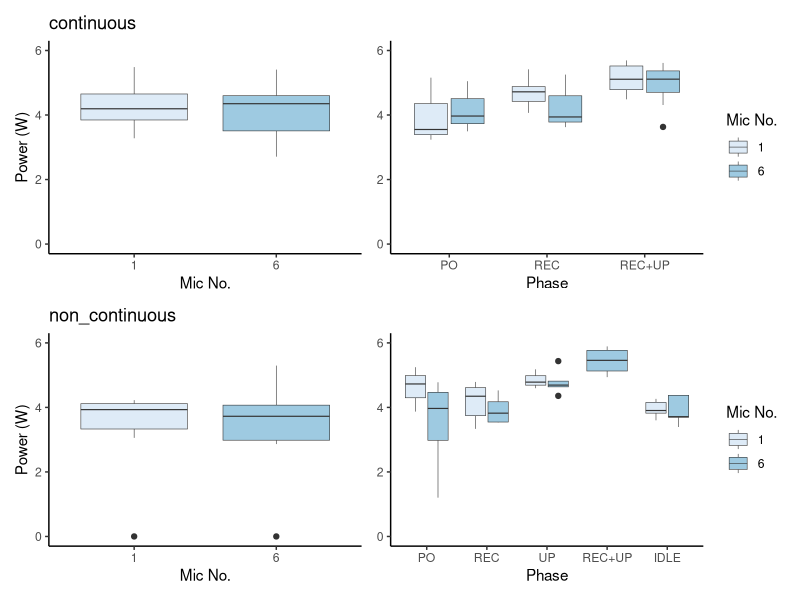

Reproduce this figure in R.
#####################################################################
# Script for Calculating Stats/ Figures on the Power Consumption
# Data. (6 Mic Circular Array vs 1 USB Microphone)
#
# Both set ups were based on a raspberry Pi 4B+ (4GB)
#
# Becky Heath January 2021
# 

# Load Libraries and Set WD ####
library(ggplot2)
library(patchwork)

setwd(dirname(rstudioapi::getActiveDocumentContext()$path))

# Analysis: ####

# Load data and Split Dataset to 6mic and 1mic

dataset.og <- read.csv("power-usage-data.csv")

dataset <- dataset.og
dataset$test <- as.factor(dataset$test)
dataset$head <- as.factor(dataset$head)

for(i in c("non_continuous", "continuous")){
  sample.og <- dataset[dataset$test == i,]
  for(j in c("y", "n")){
    sample <- sample.og[sample.og$head == j,]
    sample$device <- as.factor(sample$device) 
    sample$phase <- factor(sample$phase, levels=c("PO", "REC", "UP","REC+UP","IDLE"))
    if(j =="n"){
      bp <- ggplot(sample, aes(x=device, y=power, fill=device)) + 
        geom_boxplot(lwd=0.2) +
        scale_fill_brewer(palette="Blues") +
        labs(title= i ,x="Mic No.", y = "Power (W)") +
        theme_classic() +
        ylim(0,6) +
        theme(legend.position = "none")
      
        plot_name <- paste("BP_", i,"_",j, sep="")
        assign(plot_name,bp)
    } else {
      bp <- ggplot(sample, aes(x=phase, y=power, fill=device)) + 
        geom_boxplot(lwd=0.2) +
        scale_fill_brewer(palette="Blues", name = "Mic No.") +
        labs(x="Phase") +
        theme_classic() +
        ylim(0,6) +
        theme(axis.title.y=element_blank())
        plot_name <- paste("BP_", i,"_",j, sep="")
        assign(plot_name,bp)
    }

  } 
  }

top <- BP_continuous_n | BP_continuous_y
bottom <- BP_non_continuous_n | BP_non_continuous_y
top/bottom



##### Stats (TODO) ####

find_values_non_cont <- function(dataset){
  for(i in c("PO", "REC", "UP","REC+UP", "IDLE")){
    df <- dataset[dataset$phase == i,]
    mean <- mean(df[["power"]])
    SE <- sd(df[["power"]])
    out.string = paste(i, " Mean = ",mean, ". Standard Deviation = ",SE, sep="")
    print (out.string) # to show means
    model <- t.test(power ~ device, data = df)
    out <- paste0("########################## ", i)
    print(out)
    print(model)
  }
}

find_values_cont <- function(dataset){
  for(i in c("PO", "REC","REC+UP")){
    df <- dataset[dataset$phase == i,]
    mean <- mean(df[["power"]])
    SE <- sd(df[["power"]])
    out.string = paste(i, " Mean = ",mean, ". Standard Deviation = ",SE, sep="")
    print (out.string) # to show means
    model <- t.test(power ~ device, data = df)
    out <- paste0("########################## ", i)
    print(out)
    print(model)
  }
}

find_values_cont(dataset)
